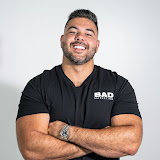
#> input picture eddie-pfp.jpg, 160 x 160 px
$ python generate_tweet.py
#> lines starting #> are read from the running program, lines starting #| are printed output that depends on the picture; after the words box and inside, x2 and y2 are one past the last pixel; in counts of white or black regions, pixels touching at a corner belong together
from PIL import Image, ImageDraw, ImageFont
import cairosvg
import io
import os

BASE_DIR = os.path.dirname(os.path.abspath(__file__))

# --- CONFIG ---
WIDTH = 1080
HEIGHT = 1440
BG_COLOR = (0, 0, 0)
TEXT_COLOR = (231, 233, 234)
HANDLE_COLOR = (113, 118, 123)
PFP_SIZE = 120
PFP_PATH = os.path.join(BASE_DIR, "eddie-pfp.jpg")
OUTPUT_DIR = os.path.join(BASE_DIR, "slides")

# Chirp fonts (Twitter's actual font)
FONT_DIR = os.path.join(BASE_DIR, "fonts")
FONT_HEAVY = os.path.join(FONT_DIR, "chirp-heavy.ttf")      # 800 - for display name
FONT_BOLD = os.path.join(FONT_DIR, "chirp-bold.ttf")        # 700
FONT_MEDIUM = os.path.join(FONT_DIR, "chirp-medium.ttf")    # 500 - for tweet text
FONT_REGULAR = os.path.join(FONT_DIR, "chirp-regular.ttf")  # 400 - for handle

FONT_NAME_SIZE = 46
FONT_HANDLE_SIZE = 38
FONT_TWEET_SIZE = 50

# Exact Twitter verified badge - split into blue badge shape + white checkmark
BADGE_SVG = '''<svg xmlns="http://www.w3.org/2000/svg" viewBox="0 0 22 22" width="{size}" height="{size}">
  <path fill="#1D9BF0" d="M20.396 11c-.018-.646-.215-1.275-.57-1.816-.354-.54-.852-.972-1.438-1.246.223-.607.27-1.264.14-1.897-.131-.634-.437-1.218-.882-1.687-.47-.445-1.053-.75-1.687-.882-.633-.13-1.29-.083-1.897.14-.273-.587-.704-1.086-1.245-1.44S11.647 1.62 11 1.604c-.646.017-1.273.213-1.813.568s-.969.854-1.24 1.44c-.608-.223-1.267-.272-1.902-.14-.635.13-1.22.436-1.69.882-.445.47-.749 1.055-.878 1.688-.13.633-.08 1.29.144 1.896-.587.274-1.087.705-1.443 1.245-.356.54-.555 1.17-.574 1.817.02.647.218 1.276.574 1.817.356.54.856.972 1.443 1.245-.224.606-.274 1.263-.144 1.896.13.634.433 1.218.877 1.688.47.443 1.054.747 1.687.878.633.132 1.29.084 1.897-.136.274.586.705 1.084 1.246 1.439.54.354 1.17.551 1.816.569.647-.016 1.276-.213 1.817-.567s.972-.854 1.245-1.44c.604.239 1.266.296 1.903.164.636-.132 1.22-.447 1.68-.907.46-.46.776-1.044.908-1.681s.075-1.299-.165-1.903c.586-.274 1.084-.705 1.439-1.246.354-.54.551-1.17.569-1.816z"/>
  <path fill="#FFFFFF" d="M9.662 14.85l-3.429-3.428 1.293-1.302 2.072 2.072 4.4-4.794 1.347 1.246z"/>
</svg>'''


def make_circle_pfp(path, size, zoom=1.18):
    """Crop into circle. zoom > 1 zooms in on the center (face)."""
    img = Image.open(path).convert("RGBA")
    w, h = img.size
    # Crop centered, zoomed in
    crop_size = int(min(w, h) / zoom)
    left = (w - crop_size) // 2
    top = (h - crop_size) // 2
    # Bias crop slightly upward to keep face centered
    top = max(0, top - int(crop_size * 0.08))
    img = img.crop((left, top, left + crop_size, top + crop_size))
    img = img.resize((size, size), Image.LANCZOS)
    mask = Image.new("L", (size, size), 0)
    draw = ImageDraw.Draw(mask)
    draw.ellipse((0, 0, size, size), fill=255)
    img.putalpha(mask)
    return img


def render_verified_badge(size=24):
    """Render the exact Twitter verified badge SVG to a PIL image."""
    svg_str = BADGE_SVG.format(size=size * 4)  # Render at 4x for quality
    png_data = cairosvg.svg2png(bytestring=svg_str.encode(), output_width=size * 4, output_height=size * 4)
    badge = Image.open(io.BytesIO(png_data)).convert("RGBA")
    badge = badge.resize((size, size), Image.LANCZOS)  # Downscale with AA
    return badge


def wrap_text(text, font, max_width):
    """Word-wrap text to fit within max_width. Returns list of paragraph line-lists."""
    paragraphs = text.strip().split("\n\n")
    result = []
    for para in paragraphs:
        words = para.split()
        lines = []
        current = ""
        for word in words:
            test = f"{current} {word}".strip()
            bbox = font.getbbox(test)
            if bbox[2] - bbox[0] <= max_width:
                current = test
            else:
                if current:
                    lines.append(current)
                current = word
        if current:
            lines.append(current)
        result.append(lines)
    return result


def measure_text_block(paragraphs_lines, font, line_gap, para_gap):
    total = 0
    for pi, lines in enumerate(paragraphs_lines):
        for li, line in enumerate(lines):
            bbox = font.getbbox(line)
            total += bbox[3] - bbox[1]
            if li < len(lines) - 1:
                total += line_gap
        if pi < len(paragraphs_lines) - 1:
            total += para_gap
    return total


def draw_tweet_slide(tweet_text, slide_number, total_slides, output_path):
#> called with slide_number = 1, total_slides = 5, output_path = 'slides/slide_1.png'
    img = Image.new("RGB", (WIDTH, HEIGHT), BG_COLOR)
#> img: PIL image 1080x1440 RGB; every value is 0
    draw = ImageDraw.Draw(img)

    font_name = ImageFont.truetype(FONT_HEAVY, FONT_NAME_SIZE)
    font_handle = ImageFont.truetype(FONT_REGULAR, FONT_HANDLE_SIZE)
    font_tweet = ImageFont.truetype(FONT_MEDIUM, FONT_TWEET_SIZE)

    x_left = 80
    max_text_w = WIDTH - (x_left * 2)
    line_gap = 18
    para_gap = 36

    # Wrap and measure
    para_lines = wrap_text(tweet_text, font_tweet, max_text_w)
    header_h = PFP_SIZE
    header_gap = 44
    text_h = measure_text_block(para_lines, font_tweet, line_gap, para_gap)
    total_content_h = header_h + header_gap + text_h
    start_y = (HEIGHT - total_content_h) // 2

    # --- Profile Header ---
    pfp_y = start_y
    # Draw PFP border ring
    border = 3
    pfp_total = PFP_SIZE + border * 2
    border_color = (80, 80, 80)
    draw.ellipse(
        (x_left - border, pfp_y - border,
         x_left + PFP_SIZE + border, pfp_y + PFP_SIZE + border),
        outline=border_color, width=2
    )
    pfp = make_circle_pfp(PFP_PATH, PFP_SIZE)
#> in make_circle_pfp, `img = img.crop((left, top, left + crop_size, top + crop_size))`:
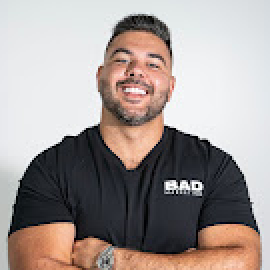
#> img: PIL image 135x135 RGBA (shown 2 times larger); mean R, G, B, A 163.4, 153.4, 150.1, 255
#> in make_circle_pfp, `img = img.resize((size, size), Image.LANCZOS)`:
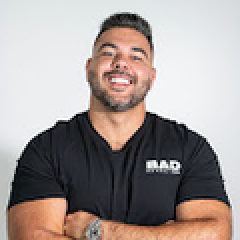
#> img: PIL image 120x120 RGBA (shown 2 times larger); mean R, G, B, A 163.5, 153.4, 150.1, 255
#> in make_circle_pfp, `mask = Image.new("L", (size, size), 0)`: mask: PIL image 120x120 L; every value is 0
#> in make_circle_pfp, `img.putalpha(mask)`:
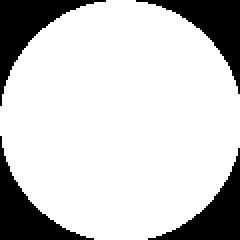
#> mask: PIL image 120x120 L (shown 2 times larger); 79.6% white; 4 black regions, box (x1, y1, x2, y2) and area: (0, 0, 53, 53) 786, (68, 0, 120, 47) 733, (0, 68, 47, 120) 733, (74, 74, 120, 120) 681
#> in make_circle_pfp, `img.putalpha(mask)`:
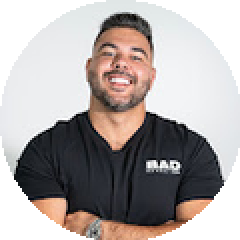
#> img: PIL image 120x120 RGBA (shown 2 times larger); mean R, G, B, A 163.5, 153.4, 150.1, 203.1; transparent parts drawn white
    img.paste(pfp, (x_left, pfp_y), pfp)
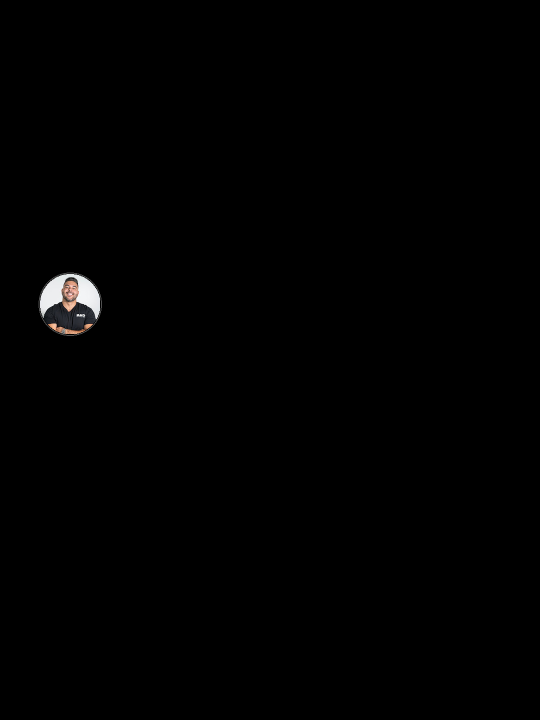
#> img: PIL image 1080x1440 RGB (shown at 1/2 size); mean R, G, B 1.2, 1.1, 1.1

    name_x = x_left + PFP_SIZE + 24
    name_y = pfp_y + 6

    # Name (Bold 700)
    draw.text((name_x, name_y), "Eddie Maalouf", fill=TEXT_COLOR, font=font_name)
    name_bbox = font_name.getbbox("Eddie Maalouf")
    name_w = name_bbox[2] - name_bbox[0]

    # Verified badge - sized to match capital letter height
    name_h = name_bbox[3] - name_bbox[1]
    badge_size = int(name_h * 0.95)
    badge = render_verified_badge(badge_size)
    badge_x = name_x + name_w + 10
    # Center badge with the actual rendered text midpoint
    text_center_y = name_y + (name_bbox[1] + name_bbox[3]) // 2
    badge_y = text_center_y - badge_size // 2
    img.paste(badge, (badge_x, badge_y), badge)

    # Handle
    handle_y = name_y + (name_bbox[3] - name_bbox[1]) + 12
    draw.text((name_x, handle_y), "@imakeBADads", fill=HANDLE_COLOR, font=font_handle)

    # --- Tweet Text ---
    text_y = pfp_y + header_h + header_gap
    for pi, lines in enumerate(para_lines):
        for li, line in enumerate(lines):
            draw.text((x_left, text_y), line, fill=TEXT_COLOR, font=font_tweet)
            bbox = font_tweet.getbbox(line)
            text_y += (bbox[3] - bbox[1]) + line_gap
        if pi < len(para_lines) - 1:
            text_y += para_gap

    img.save(output_path, "PNG")
    print(f"Saved: {output_path}")


# --- GENERATE CAROUSEL ---
os.makedirs(OUTPUT_DIR, exist_ok=True)

slides = [
    # Card 1 - Hook
    """Delegating yourself out of your business requires the sudden death of your identity.""",

    # Card 2
    """You stop taking client calls.

You stop approving every creative.

You stop being the one people come to with problems.""",

    # Card 3
    """You hire someone better than you at the thing you were best at.

Now you're left wondering what you actually do now.

And when that feeling starts eating at you…""",

    # Card 4
    """Don't take it as a warning sign.

It's just a transition.""",

    # Card 5 - Close
    """The founders who never get past it stay "involved" forever.

The business doesn't need you to do the work.

It needs you to build the machine that does.""",
]

total = len(slides)
for i, text in enumerate(slides):
    num = i + 1
    draw_tweet_slide(text, num, total, os.path.join(OUTPUT_DIR, f"slide_{num}.png"))
#> (the call stopped at in render_verified_badge, `png_data = cairosvg.svg2png(bytestring=svg_str.encode(), output_width=..`: cairosvg is not available in this run)

print(f"Done! Generated {total} slides.")
